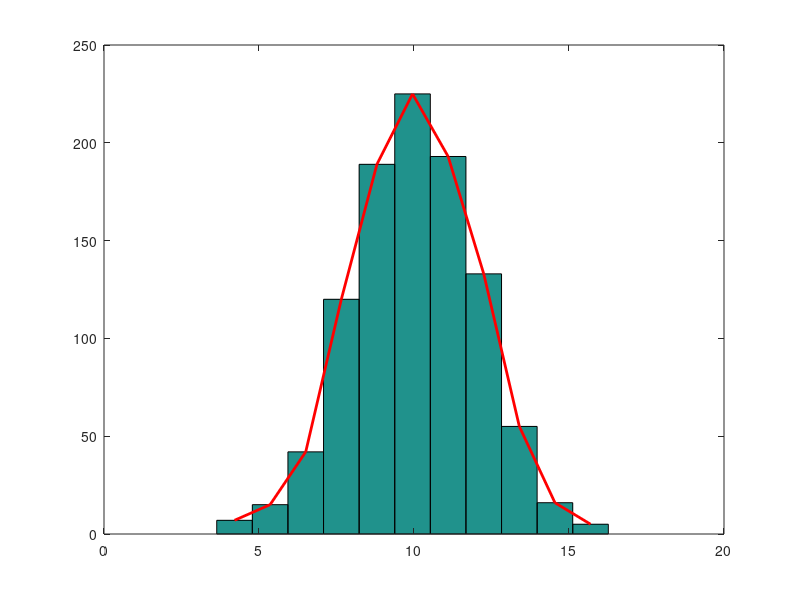

Write the MATLAB code that produced this figure.
miu=10;
s=2; 
N=1000; 
x=normrnd(miu,s,1,N); 
x=sort(x); 
minX=min(x);   
maxX=max(x);
n=fix(1 + (10/3) *log10(N)); 
d=(maxX - minX) / n; 
for i = 1 : n+1
  value(i) = minX + (i - 1) * d;
end
[f, middleValue] = hist(x, n);
i=1:n;
quantInfo=[i; value(i); value(i+1); f; middleValue; f/N];
fprintf('NrCrt. |        Clasa         |  Frecventa absoluta  | Mijlocul clasei | Frecventa relativa| \n');
fprintf('%3d | [%8.4f, %8.4f] |     %4d             |   %10.4f           | %10.6f         | \n', quantInfo);

clf
hist(x, n);
hold on

plot(middleValue, f, 'r-', 'linewidth', 2);% poligonul frecventelor absolute

media_a=mean(x);
fprintf('Media aritmetica   %10.6f \n', media_a);

if x>0
  media_geo=geomean(x);
  fprintf('Media geometrica   %10.6f \n', media_geo);
  
end
if x~=0
  media_h=harmmean(x);
  fprintf('Media armonica   %10.6f \n',media_h);
end

mediana=median(x);
fprintf('Mediana   %10.6f \n', mediana);


jmax=find(f==max(f));
mod=middleValue(jmax);
fprintf('Modurile distributiei statistice  ');
for index=1:length(mod)
  fprintf(' %10.6f ', mod(index));
end
fprintf('\n');


fprintf('Cuartila inferioara Q1   %8.4f \n',  prctile(x,25));
fprintf('Cuartila Q2   mediana = %8.4f \n',   prctile(x,5));
fprintf('Cuartila superioara Q3   %8.4f \n',  prctile(x,75));


fprintf('Dispersia   %6.4f \n', var(x));
fprintf('Abaterea standard   %8.4f \n',  std(x));


momOrd1 = moment(x,1);
momOrd2 = moment(x,2);
momOrd3 = moment(x,3);
momOrd4 = moment(x,4);

fprintf('Momentul de ordin 1     %8.4f \n', momOrd1);
fprintf('Momentul de ordin 2     %8.4f \n', momOrd2);
fprintf('Momentul de ordin 3     %8.4f \n', momOrd3);
fprintf('Momentul de ordin 4     %8.4f \n', momOrd4);